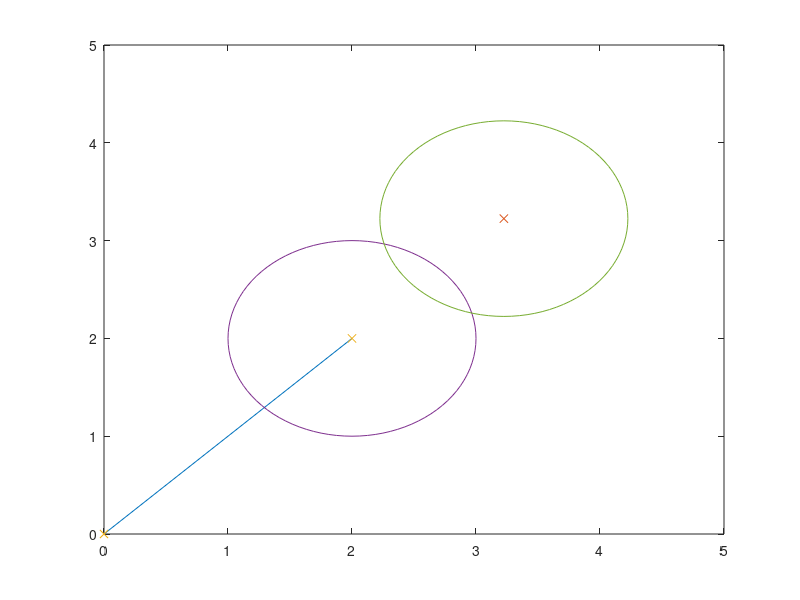

MATLAB code for this plot:
%% linear interpolation plotting

A = [0,0];
B = [2,2];

vec_AB = B-A;

line = [A; B];

r = 1;
d = 0.5;

L = 2 * sqrt(r^2 - d^2);
L_half = L/2;

B_a = B + L / sqrt(vec_AB(1)^2 + vec_AB(2)^2) * vec_AB;

figure;
plot (line(:,1), line(:,2)); hold on;
plot (B_a(1), B_a(2), 'x'); hold on;
plot (line(:,1), line(:,2), 'x'); hold on;

% circle

th = 0:pi/50:2*pi;
xunit = r * cos(th) + B(1);
yunit = r * sin(th) + B(2);

xunit2 = r * cos(th) + B_a(1);
yunit2 = r * sin(th) + B_a(2);

plot(xunit, yunit); hold on;
plot(xunit2, yunit2);
